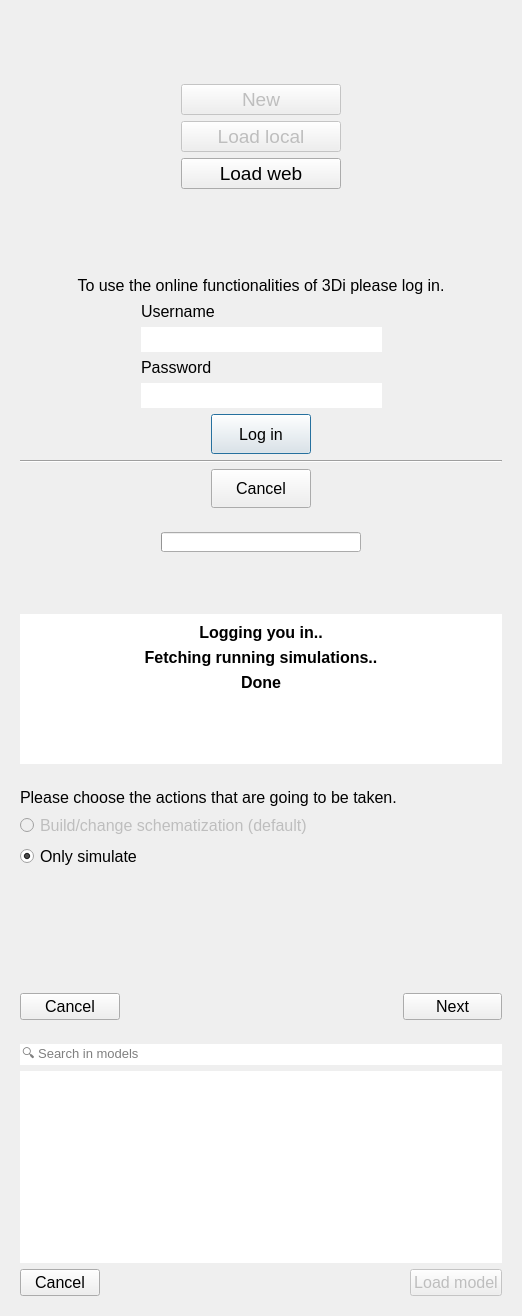
<?xml version="1.0" encoding="UTF-8"?>
<ui version="4.0">
 <class>Dialog</class>
 <widget class="QDialog" name="Dialog">
  <property name="windowModality">
   <enum>Qt::NonModal</enum>
  </property>
  <property name="geometry">
   <rect>
    <x>0</x>
    <y>0</y>
    <width>518</width>
    <height>1316</height>
   </rect>
  </property>
  <property name="sizePolicy">
   <sizepolicy hsizetype="Preferred" vsizetype="Minimum">
    <horstretch>0</horstretch>
    <verstretch>0</verstretch>
   </sizepolicy>
  </property>
  <property name="font">
   <font>
    <family>Segoe UI</family>
   </font>
  </property>
  <property name="windowTitle">
   <string>Choose model</string>
  </property>
  <layout class="QGridLayout" name="gridLayout">
   <item row="0" column="0" colspan="2">
    <widget class="QWidget" name="choose_widget" native="true">
     <property name="sizePolicy">
      <sizepolicy hsizetype="Expanding" vsizetype="Expanding">
       <horstretch>0</horstretch>
       <verstretch>0</verstretch>
      </sizepolicy>
     </property>
     <property name="minimumSize">
      <size>
       <width>500</width>
       <height>250</height>
      </size>
     </property>
     <property name="font">
      <font>
       <family>Segoe UI</family>
       <pointsize>12</pointsize>
      </font>
     </property>
     <layout class="QGridLayout" name="gridLayout_2">
      <item row="0" column="1">
       <spacer name="verticalSpacer_2">
        <property name="orientation">
         <enum>Qt::Vertical</enum>
        </property>
        <property name="sizeHint" stdset="0">
         <size>
          <width>147</width>
          <height>54</height>
         </size>
        </property>
       </spacer>
      </item>
      <item row="1" column="0">
       <spacer name="horizontalSpacer">
        <property name="orientation">
         <enum>Qt::Horizontal</enum>
        </property>
        <property name="sizeHint" stdset="0">
         <size>
          <width>157</width>
          <height>30</height>
         </size>
        </property>
       </spacer>
      </item>
      <item row="1" column="1">
       <widget class="QPushButton" name="pb_new">
        <property name="enabled">
         <bool>false</bool>
        </property>
        <property name="sizePolicy">
         <sizepolicy hsizetype="Minimum" vsizetype="Minimum">
          <horstretch>0</horstretch>
          <verstretch>0</verstretch>
         </sizepolicy>
        </property>
        <property name="minimumSize">
         <size>
          <width>150</width>
          <height>0</height>
         </size>
        </property>
        <property name="font">
         <font>
          <family>Segoe UI</family>
          <pointsize>14</pointsize>
         </font>
        </property>
        <property name="text">
         <string>New</string>
        </property>
       </widget>
      </item>
      <item row="1" column="2">
       <spacer name="horizontalSpacer_2">
        <property name="orientation">
         <enum>Qt::Horizontal</enum>
        </property>
        <property name="sizeHint" stdset="0">
         <size>
          <width>152</width>
          <height>30</height>
         </size>
        </property>
       </spacer>
      </item>
      <item row="2" column="1">
       <widget class="QPushButton" name="pb_load_local">
        <property name="enabled">
         <bool>false</bool>
        </property>
        <property name="sizePolicy">
         <sizepolicy hsizetype="MinimumExpanding" vsizetype="Fixed">
          <horstretch>0</horstretch>
          <verstretch>0</verstretch>
         </sizepolicy>
        </property>
        <property name="minimumSize">
         <size>
          <width>150</width>
          <height>0</height>
         </size>
        </property>
        <property name="font">
         <font>
          <family>Segoe UI</family>
          <pointsize>14</pointsize>
         </font>
        </property>
        <property name="text">
         <string>Load local</string>
        </property>
       </widget>
      </item>
      <item row="3" column="1">
       <widget class="QPushButton" name="pb_load_web">
        <property name="minimumSize">
         <size>
          <width>150</width>
          <height>0</height>
         </size>
        </property>
        <property name="font">
         <font>
          <family>Segoe UI</family>
          <pointsize>14</pointsize>
         </font>
        </property>
        <property name="text">
         <string>Load web</string>
        </property>
       </widget>
      </item>
      <item row="4" column="1">
       <spacer name="verticalSpacer">
        <property name="orientation">
         <enum>Qt::Vertical</enum>
        </property>
        <property name="sizeHint" stdset="0">
         <size>
          <width>147</width>
          <height>53</height>
         </size>
        </property>
       </spacer>
      </item>
     </layout>
    </widget>
   </item>
   <item row="1" column="0" colspan="2">
    <widget class="QWidget" name="log_in_widget" native="true">
     <property name="sizePolicy">
      <sizepolicy hsizetype="Expanding" vsizetype="Expanding">
       <horstretch>0</horstretch>
       <verstretch>0</verstretch>
      </sizepolicy>
     </property>
     <property name="minimumSize">
      <size>
       <width>500</width>
       <height>250</height>
      </size>
     </property>
     <property name="font">
      <font>
       <family>Segoe UI</family>
       <pointsize>12</pointsize>
      </font>
     </property>
     <layout class="QGridLayout" name="gridLayout_5">
      <item row="1" column="1">
       <widget class="QLabel" name="label_2">
        <property name="text">
         <string>Username</string>
        </property>
        <property name="indent">
         <number>0</number>
        </property>
       </widget>
      </item>
      <item row="1" column="2">
       <spacer name="horizontalSpacer_4">
        <property name="orientation">
         <enum>Qt::Horizontal</enum>
        </property>
        <property name="sizeHint" stdset="0">
         <size>
          <width>108</width>
          <height>20</height>
         </size>
        </property>
       </spacer>
      </item>
      <item row="3" column="1">
       <widget class="QLabel" name="label_3">
        <property name="text">
         <string>Password</string>
        </property>
       </widget>
      </item>
      <item row="1" column="0">
       <spacer name="horizontalSpacer_3">
        <property name="orientation">
         <enum>Qt::Horizontal</enum>
        </property>
        <property name="sizeHint" stdset="0">
         <size>
          <width>108</width>
          <height>20</height>
         </size>
        </property>
       </spacer>
      </item>
      <item row="4" column="1">
       <widget class="QLineEdit" name="le_pass">
        <property name="frame">
         <bool>false</bool>
        </property>
        <property name="echoMode">
         <enum>QLineEdit::Password</enum>
        </property>
       </widget>
      </item>
      <item row="2" column="1">
       <widget class="QLineEdit" name="le_user">
        <property name="sizePolicy">
         <sizepolicy hsizetype="MinimumExpanding" vsizetype="Fixed">
          <horstretch>0</horstretch>
          <verstretch>0</verstretch>
         </sizepolicy>
        </property>
        <property name="minimumSize">
         <size>
          <width>241</width>
          <height>0</height>
         </size>
        </property>
        <property name="frame">
         <bool>false</bool>
        </property>
        <property name="cursorPosition">
         <number>0</number>
        </property>
       </widget>
      </item>
      <item row="0" column="0" colspan="3">
       <widget class="QLabel" name="label">
        <property name="sizePolicy">
         <sizepolicy hsizetype="MinimumExpanding" vsizetype="Preferred">
          <horstretch>0</horstretch>
          <verstretch>0</verstretch>
         </sizepolicy>
        </property>
        <property name="text">
         <string>To use the online functionalities of 3Di please log in.</string>
        </property>
        <property name="alignment">
         <set>Qt::AlignCenter</set>
        </property>
       </widget>
      </item>
      <item row="7" column="1">
       <layout class="QGridLayout" name="gridLayout_4">
        <item row="0" column="0">
         <widget class="QPushButton" name="pb_cancel">
          <property name="sizePolicy">
           <sizepolicy hsizetype="MinimumExpanding" vsizetype="MinimumExpanding">
            <horstretch>0</horstretch>
            <verstretch>0</verstretch>
           </sizepolicy>
          </property>
          <property name="maximumSize">
           <size>
            <width>100</width>
            <height>16777215</height>
           </size>
          </property>
          <property name="text">
           <string>Cancel</string>
          </property>
         </widget>
        </item>
       </layout>
      </item>
      <item row="6" column="0" colspan="3">
       <widget class="Line" name="line">
        <property name="orientation">
         <enum>Qt::Horizontal</enum>
        </property>
       </widget>
      </item>
      <item row="5" column="1">
       <layout class="QGridLayout" name="gridLayout_3">
        <item row="0" column="0">
         <widget class="QPushButton" name="pb_log_in">
          <property name="sizePolicy">
           <sizepolicy hsizetype="MinimumExpanding" vsizetype="MinimumExpanding">
            <horstretch>0</horstretch>
            <verstretch>0</verstretch>
           </sizepolicy>
          </property>
          <property name="minimumSize">
           <size>
            <width>0</width>
            <height>0</height>
           </size>
          </property>
          <property name="maximumSize">
           <size>
            <width>100</width>
            <height>16777215</height>
           </size>
          </property>
          <property name="layoutDirection">
           <enum>Qt::LeftToRight</enum>
          </property>
          <property name="text">
           <string>Log in</string>
          </property>
          <property name="checkable">
           <bool>false</bool>
          </property>
          <property name="default">
           <bool>true</bool>
          </property>
         </widget>
        </item>
       </layout>
      </item>
     </layout>
    </widget>
   </item>
   <item row="3" column="0" colspan="2">
    <widget class="QWidget" name="action_widget" native="true">
     <property name="sizePolicy">
      <sizepolicy hsizetype="Preferred" vsizetype="Expanding">
       <horstretch>0</horstretch>
       <verstretch>0</verstretch>
      </sizepolicy>
     </property>
     <property name="minimumSize">
      <size>
       <width>500</width>
       <height>250</height>
      </size>
     </property>
     <layout class="QGridLayout" name="gridLayout_7">
      <item row="0" column="0">
       <widget class="QLabel" name="label_4">
        <property name="font">
         <font>
          <pointsize>12</pointsize>
         </font>
        </property>
        <property name="text">
         <string>Please choose the actions that are going to be taken.</string>
        </property>
       </widget>
      </item>
      <item row="4" column="1">
       <widget class="QPushButton" name="pb_next">
        <property name="maximumSize">
         <size>
          <width>100</width>
          <height>16777215</height>
         </size>
        </property>
        <property name="font">
         <font>
          <pointsize>12</pointsize>
         </font>
        </property>
        <property name="text">
         <string>Next</string>
        </property>
       </widget>
      </item>
      <item row="4" column="0">
       <widget class="QPushButton" name="pb_cancel_action">
        <property name="maximumSize">
         <size>
          <width>100</width>
          <height>16777215</height>
         </size>
        </property>
        <property name="font">
         <font>
          <pointsize>12</pointsize>
         </font>
        </property>
        <property name="text">
         <string>Cancel</string>
        </property>
       </widget>
      </item>
      <item row="1" column="0">
       <widget class="QRadioButton" name="build_radio">
        <property name="enabled">
         <bool>false</bool>
        </property>
        <property name="font">
         <font>
          <pointsize>12</pointsize>
         </font>
        </property>
        <property name="text">
         <string>Build/change schematization (default)</string>
        </property>
       </widget>
      </item>
      <item row="2" column="0">
       <widget class="QRadioButton" name="sim_radio">
        <property name="font">
         <font>
          <pointsize>12</pointsize>
         </font>
        </property>
        <property name="text">
         <string>Only simulate</string>
        </property>
        <property name="checked">
         <bool>true</bool>
        </property>
       </widget>
      </item>
      <item row="3" column="0">
       <spacer name="verticalSpacer_4">
        <property name="orientation">
         <enum>Qt::Vertical</enum>
        </property>
        <property name="sizeHint" stdset="0">
         <size>
          <width>20</width>
          <height>40</height>
         </size>
        </property>
       </spacer>
      </item>
     </layout>
    </widget>
   </item>
   <item row="2" column="0" colspan="2">
    <widget class="QWidget" name="wait_widget" native="true">
     <property name="sizePolicy">
      <sizepolicy hsizetype="Preferred" vsizetype="Expanding">
       <horstretch>0</horstretch>
       <verstretch>0</verstretch>
      </sizepolicy>
     </property>
     <property name="minimumSize">
      <size>
       <width>500</width>
       <height>250</height>
      </size>
     </property>
     <property name="font">
      <font>
       <family>Segoe UI</family>
       <pointsize>12</pointsize>
      </font>
     </property>
     <layout class="QGridLayout" name="gridLayout_6">
      <item row="0" column="1">
       <widget class="QProgressBar" name="log_pbar">
        <property name="sizePolicy">
         <sizepolicy hsizetype="Expanding" vsizetype="Preferred">
          <horstretch>0</horstretch>
          <verstretch>0</verstretch>
         </sizepolicy>
        </property>
        <property name="minimumSize">
         <size>
          <width>200</width>
          <height>0</height>
         </size>
        </property>
        <property name="font">
         <font>
          <pointsize>5</pointsize>
         </font>
        </property>
        <property name="maximum">
         <number>100</number>
        </property>
        <property name="value">
         <number>0</number>
        </property>
        <property name="textVisible">
         <bool>false</bool>
        </property>
       </widget>
      </item>
      <item row="0" column="2">
       <spacer name="horizontalSpacer_6">
        <property name="orientation">
         <enum>Qt::Horizontal</enum>
        </property>
        <property name="sizeHint" stdset="0">
         <size>
          <width>40</width>
          <height>20</height>
         </size>
        </property>
       </spacer>
      </item>
      <item row="0" column="0">
       <spacer name="horizontalSpacer_5">
        <property name="orientation">
         <enum>Qt::Horizontal</enum>
        </property>
        <property name="sizeHint" stdset="0">
         <size>
          <width>40</width>
          <height>20</height>
         </size>
        </property>
       </spacer>
      </item>
      <item row="2" column="0" colspan="3">
       <widget class="QWidget" name="msg_widget" native="true">
        <property name="sizePolicy">
         <sizepolicy hsizetype="Preferred" vsizetype="MinimumExpanding">
          <horstretch>0</horstretch>
          <verstretch>0</verstretch>
         </sizepolicy>
        </property>
        <property name="minimumSize">
         <size>
          <width>0</width>
          <height>150</height>
         </size>
        </property>
        <property name="font">
         <font>
          <family>Segoe UI</family>
          <pointsize>12</pointsize>
         </font>
        </property>
        <property name="styleSheet">
         <string notr="true">QWidget {background-color: white;}</string>
        </property>
        <layout class="QVBoxLayout" name="verticalLayout_2">
         <item>
          <widget class="QLabel" name="log_msg">
           <property name="font">
            <font>
             <family>Segoe UI</family>
             <pointsize>12</pointsize>
             <weight>75</weight>
             <bold>true</bold>
            </font>
           </property>
           <property name="text">
            <string>Logging you in..</string>
           </property>
           <property name="alignment">
            <set>Qt::AlignCenter</set>
           </property>
          </widget>
         </item>
         <item>
          <widget class="QLabel" name="fetch_msg">
           <property name="font">
            <font>
             <family>Segoe UI</family>
             <pointsize>12</pointsize>
             <weight>75</weight>
             <bold>true</bold>
            </font>
           </property>
           <property name="text">
            <string>Fetching running simulations..</string>
           </property>
           <property name="alignment">
            <set>Qt::AlignCenter</set>
           </property>
          </widget>
         </item>
         <item>
          <widget class="QLabel" name="done_msg">
           <property name="font">
            <font>
             <family>Segoe UI</family>
             <pointsize>12</pointsize>
             <weight>75</weight>
             <bold>true</bold>
            </font>
           </property>
           <property name="text">
            <string>Done</string>
           </property>
           <property name="alignment">
            <set>Qt::AlignCenter</set>
           </property>
          </widget>
         </item>
         <item>
          <spacer name="verticalSpacer_3">
           <property name="orientation">
            <enum>Qt::Vertical</enum>
           </property>
           <property name="sizeHint" stdset="0">
            <size>
             <width>20</width>
             <height>40</height>
            </size>
           </property>
          </spacer>
         </item>
        </layout>
       </widget>
      </item>
      <item row="1" column="1">
       <spacer name="verticalSpacer_5">
        <property name="orientation">
         <enum>Qt::Vertical</enum>
        </property>
        <property name="sizeHint" stdset="0">
         <size>
          <width>20</width>
          <height>40</height>
         </size>
        </property>
       </spacer>
      </item>
     </layout>
    </widget>
   </item>
   <item row="4" column="0" colspan="2">
    <widget class="QWidget" name="load_widget" native="true">
     <property name="sizePolicy">
      <sizepolicy hsizetype="Preferred" vsizetype="Expanding">
       <horstretch>0</horstretch>
       <verstretch>0</verstretch>
      </sizepolicy>
     </property>
     <property name="minimumSize">
      <size>
       <width>500</width>
       <height>250</height>
      </size>
     </property>
     <layout class="QGridLayout" name="gridLayout_8">
      <item row="0" column="0" colspan="3">
       <widget class="QLineEdit" name="search_le">
        <property name="font">
         <font>
          <pointsize>10</pointsize>
         </font>
        </property>
        <property name="frame">
         <bool>false</bool>
        </property>
        <property name="placeholderText">
         <string>🔍 Search in models</string>
        </property>
       </widget>
      </item>
      <item row="2" column="0">
       <widget class="QPushButton" name="pb_cancel_load">
        <property name="maximumSize">
         <size>
          <width>100</width>
          <height>16777215</height>
         </size>
        </property>
        <property name="font">
         <font>
          <pointsize>12</pointsize>
         </font>
        </property>
        <property name="text">
         <string>Cancel</string>
        </property>
       </widget>
      </item>
      <item row="1" column="0" colspan="3">
       <widget class="QListView" name="models_lv">
        <property name="font">
         <font>
          <pointsize>10</pointsize>
         </font>
        </property>
        <property name="frameShape">
         <enum>QFrame::NoFrame</enum>
        </property>
        <property name="editTriggers">
         <set>QAbstractItemView::NoEditTriggers</set>
        </property>
       </widget>
      </item>
      <item row="2" column="2">
       <widget class="QPushButton" name="pb_load">
        <property name="enabled">
         <bool>false</bool>
        </property>
        <property name="maximumSize">
         <size>
          <width>100</width>
          <height>16777215</height>
         </size>
        </property>
        <property name="font">
         <font>
          <pointsize>12</pointsize>
         </font>
        </property>
        <property name="text">
         <string>Load model</string>
        </property>
       </widget>
      </item>
      <item row="2" column="1">
       <spacer name="horizontalSpacer_7">
        <property name="orientation">
         <enum>Qt::Horizontal</enum>
        </property>
        <property name="sizeHint" stdset="0">
         <size>
          <width>40</width>
          <height>20</height>
         </size>
        </property>
       </spacer>
      </item>
     </layout>
    </widget>
   </item>
  </layout>
 </widget>
 <resources/>
 <connections/>
</ui>
